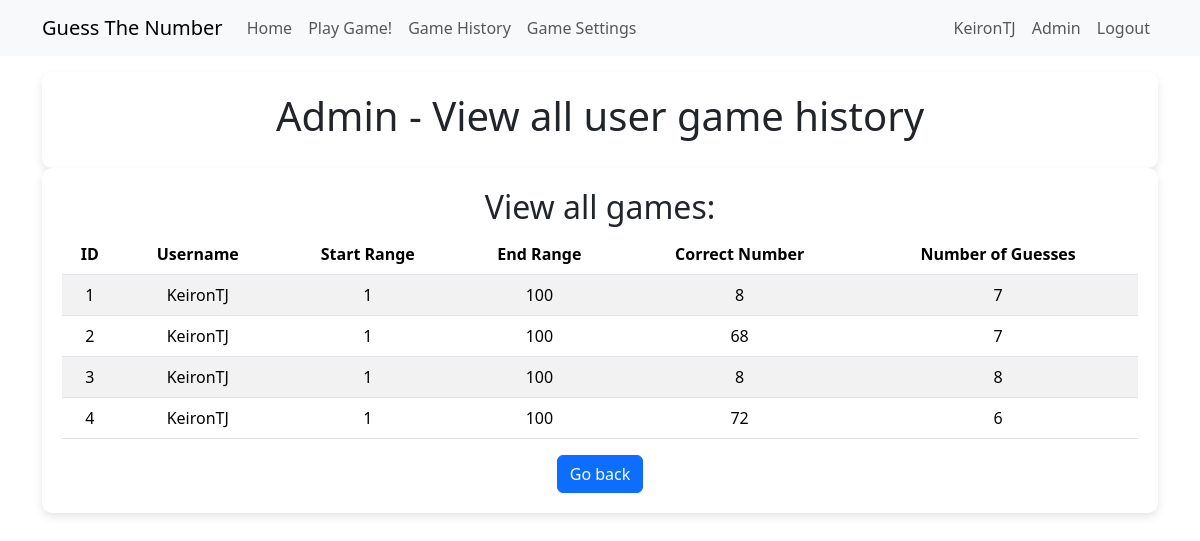
The page /admin_game_history (signed in) on the database as committed earlier.
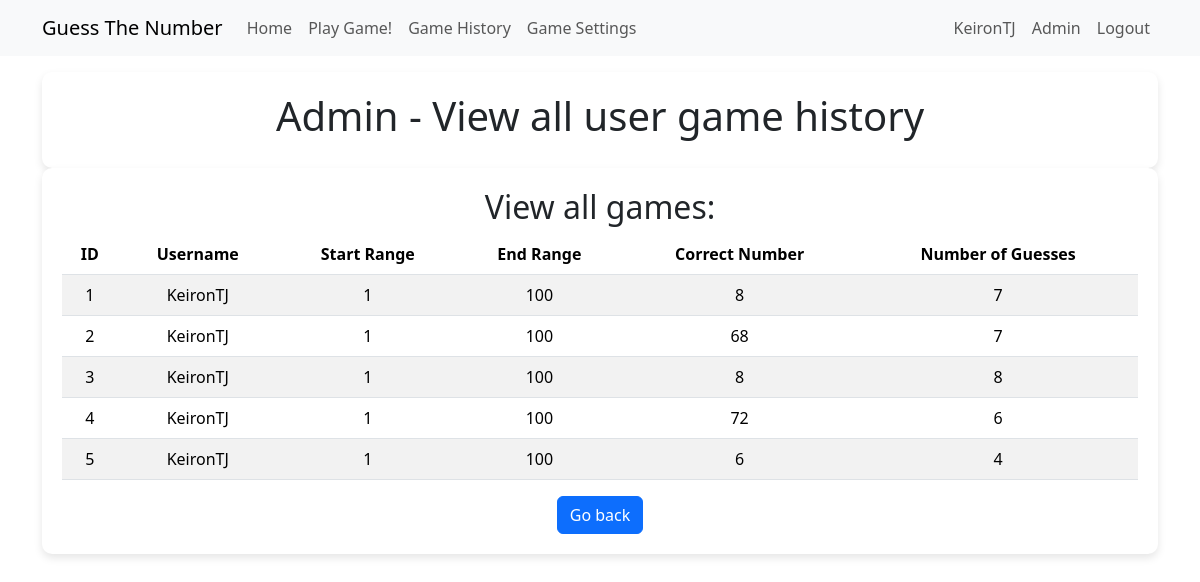
The same page on the database as committed later.
### app/models.py (models this page shows, shortened)
class GuessTheNumberHistory(db.Model):
    id = db.Column(Integer, primary_key=True)
    user_id = db.Column(Integer, db.ForeignKey('user.id'))
    start_range = db.Column(Integer)
    end_range = db.Column(Integer)
    correct_number = db.Column(Integer)
    number_of_guesses = db.Column(Integer)
    user = so.relationship('User', back_populates='guesses')

class User(UserMixin, db.Model):
    id = db.Column(Integer, primary_key=True)
    username = db.Column(String(64), index=True, unique=True)
    email = db.Column(String(120), index=True, unique=True)
    password_hash = db.Column(String(256))
    guesses = so.relationship('GuessTheNumberHistory', back_populates='user')
    guess_settings = so.relationship('GuessTheNumberSettings', back_populates='user')
    roles = so.relationship('Role', secondary='user_roles', back_populates='users')
    def is_admin(self):
        return 'admin' in [role.name for role in self.roles]

### app/admin/routes.py (the view)
@bp.route('/admin_game_history', methods=['GET', 'POST'])
@login_required
@admin_required
def admin_game_history():
    gamehistory = db.session.query(GuessTheNumberHistory).all()
    return render_template('admin/admin_game_history.html',
                           title='Admin Game',
                           gamehistory=gamehistory)

### app/models.py (called while the page is built)
@login.user_loader
def load_user(id):
    return db.session.get(User, int(id))

### app/templates/admin/admin_game_history.html
{% extends "main/base.html" %}
{% block content %}
<div class="customdiv">
    <h1>Admin - View all user game history</h1>
</div>
<div class="customdiv">
    <h2>View all games:</h1>
    <table class="table table-striped">
        <thead>
            <tr>
                <th>ID</th>
                <th>Username</th>
                <th>Start Range</th>
                <th>End Range</th>
                <th>Correct Number</th>
                <th>Number of Guesses</th>
            </tr>
        </thead>
        <tbody>
            {% for game in gamehistory %}
                <tr>
                    <td>{{ game.id }}</td>
                    <td>{{ game.user.username }}</td>
                    <td>{{ game.start_range }}</td>
                    <td>{{ game.end_range }}</td>
                    <td>{{ game.correct_number }}</td>
                    <td>{{ game.number_of_guesses }}</td>
                </tr>
            {% endfor %}
        </tbody>
    </table>
    <a href="{{ url_for('admin.admin_home') }}" class="btn btn-primary">Go back</a>
</div>
{% endblock %}

Rows that differ between the two databases and show on the page:
added GuessTheNumberHistory: id "5", user.username "KeironTJ", start_range "1", end_range "100", correct_number "6", number_of_guesses "4"
